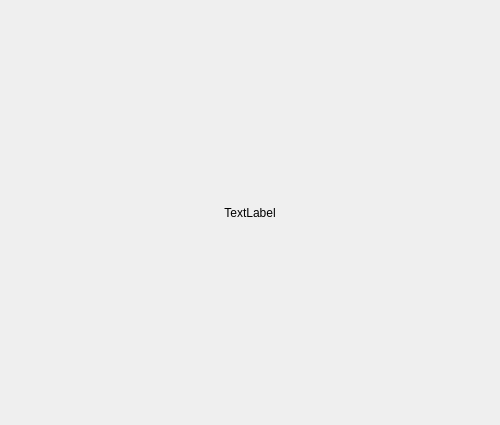
<?xml version="1.0" encoding="UTF-8"?>
<ui version="4.0">
 <class>zoomImgWin</class>
 <widget class="QWidget" name="zoomImgWin">
  <property name="geometry">
   <rect>
    <x>0</x>
    <y>0</y>
    <width>500</width>
    <height>425</height>
   </rect>
  </property>
  <property name="windowTitle">
   <string>Form</string>
  </property>
  <layout class="QVBoxLayout" name="verticalLayout_2">
   <item>
    <layout class="QVBoxLayout" name="verticalLayout">
     <item>
      <widget class="QLabel" name="lbZoomImg">
       <property name="sizePolicy">
        <sizepolicy hsizetype="Expanding" vsizetype="Expanding">
         <horstretch>0</horstretch>
         <verstretch>0</verstretch>
        </sizepolicy>
       </property>
       <property name="styleSheet">
        <string notr="true"/>
       </property>
       <property name="text">
        <string>TextLabel</string>
       </property>
       <property name="alignment">
        <set>Qt::AlignCenter</set>
       </property>
      </widget>
     </item>
    </layout>
   </item>
  </layout>
 </widget>
 <resources/>
 <connections/>
</ui>
